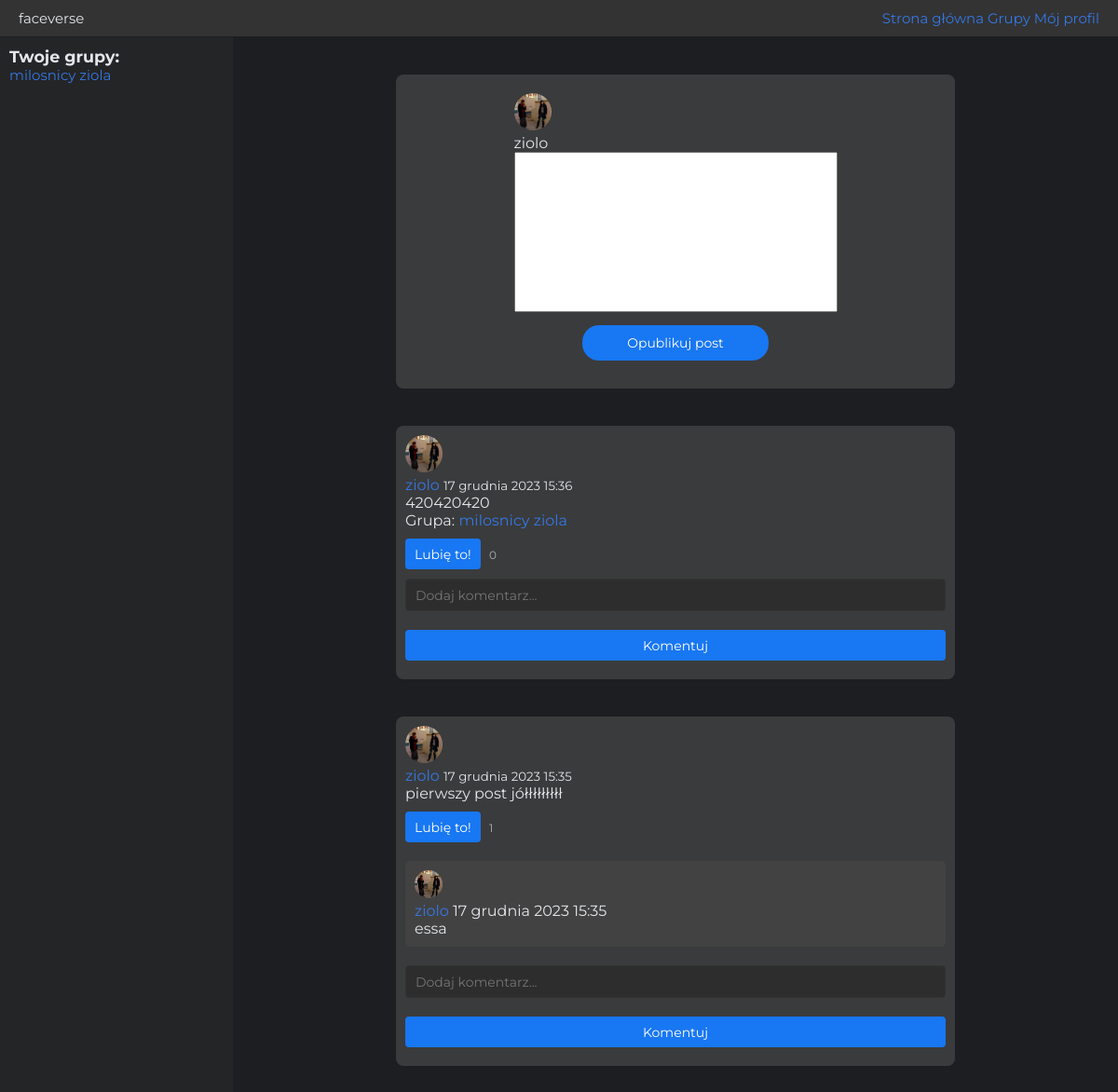
Screenshot of /home/ (signed in) with the database file from the repository.
### group_management/models.py (models this page shows, shortened)
class Group(models.Model):
    name = models.CharField(max_length=100)
    slug = models.SlugField(unique=True, blank=True)
    description = models.TextField()
    profile_image = models.ImageField(upload_to='group_images/', blank=True, null=True)
    members = models.ManyToManyField(User, related_name='user_groups')
    moderators = models.ManyToManyField(User, related_name='moderated_groups', blank=True)

### user_management/models.py (models this page shows)
class Profile(models.Model):
    user = models.OneToOneField(User, on_delete=models.CASCADE)
    bio = models.TextField(max_length=500, blank=True)
    profile_image = models.ImageField(upload_to='profile_images/', default='default.png', blank=True, null=True)

### post_management/models.py (models this page shows, shortened)
class Post(models.Model):
    objects = None
    author = models.ForeignKey(User, on_delete=models.CASCADE)
    content = models.TextField()
    created_at = models.DateTimeField(auto_now_add=True)
    likes = models.ManyToManyField(User, related_name='liked_posts', blank=True)
    group = models.ForeignKey(Group, on_delete=models.CASCADE, null=True, blank=True)

class Comment(models.Model):
    post = models.ForeignKey(Post, related_name='comments', on_delete=models.CASCADE)
    author = models.ForeignKey(User, on_delete=models.CASCADE)
    content = models.TextField()
    created_at = models.DateTimeField(auto_now_add=True)

### core/views.py (the view)
# urls.py: path('home/', views.home, name='home'),
@login_required(login_url='core:welcome')
def home(request):
    my_groups = Group.objects.filter(members=request.user)
    group_posts = Post.objects.filter(group__in=my_groups)
    followed_user_posts = Post.objects.filter(
        author__in=User.objects.filter(followers__follower=request.user),
        group__isnull=True
    )
    all_posts = group_posts | followed_user_posts | Post.objects.filter(author=request.user)
    user_posts = all_posts.distinct().order_by('-created_at')
    form = PostForm()
    context = {
        'form': form,
        'posts': user_posts
    }
    return render(request, 'core/home.html', context)

### post_management/forms.py
class PostForm(forms.ModelForm):
    class Meta:
        model = Post
        fields = ['content']

### core/templates/core/home.html (shortened to what this page needs)
<!DOCTYPE html>
<html lang="en">
	<head>
		{% load static %}
		<link rel="stylesheet" href="{% static 'css/home.css' %}" />
	</head>
	<body
		data-like-post-url="{% url 'post_management:like_post' %}"
		data-csrf-token="{{ csrf_token }}"
	>
		{% if user.is_authenticated %}
		<header class="top-nav">
			<div class="top-nav__logo">faceverse</div>
			<nav class="top-nav__links">
				<a href="{% url 'core:home' %}" class="top-nav__link">Strona główna</a>
				<a href="{% url 'group_management:groups' %}" class="top-nav__link"
					>Grupy</a
				>
				<a
					href="{% url 'user_management:profile' user.username %}"
					class="top-nav__link"
					>Mój profil</a
				>
			</nav>
		</header>
		<aside class="sidebar">
            <h3 class="sidebar__text">Twoje grupy:</h3>
			{% for group in user.user_groups.all %}
			<p class="sidebar__text"><a
					href="{% url 'group_management:group_detail' group_slug=group.slug %}"
					>{{ group.name }}</a
				></p>
			{% empty %}
			<p>{{ user.username }} nie należy do żadnych grup.</p>
			{% endfor %}
		</aside>
		<main class="main-content">
			<form
				method="post"
				action="{% url 'post_management:create_post' %}"
				class="post-form"
			>
				<div class="post-form__header">
					{% if user.profile.profile_image %}
					<img
						src="{{ user.profile.profile_image.url }}"
						alt="Profile picture of {{ user.username }}"
						class="user-thumbnail"
					/>
					{% endif %}
					<p class="post-form__username">{{ user.username }}</p>
					{{ form.content.label_tag }} {{ form.content }}
				</div>
				<button type="submit" class="post-form__submit">Opublikuj post</button>
			</form>
			{% for post in posts %}
			<div class="post">
				{% if post.author.profile.profile_image %}
				<img
					src="{{ post.author.profile.profile_image.url }}"
					alt="Zdjęcie profilowe {{ post.author.username }}"
					class="profile-thumbnail"
				/>
				{% endif %}
				<p>
					<a href="{% url 'user_management:profile' post.author.username %}"
						>{{ post.author }}</a
					>
					<small>{{ post.created_at }}</small>
				</p>
				<p>{{ post.content }}</p>
				{% if post.group %}
				<p>
					Grupa:
					<a
						href="{% url 'group_management:group_detail' group_slug=post.group.slug %}"
						>{{ post.group.name }}</a
					>
				</p>
				{% endif %}
				<button
					id="like-button-{{ post.id }}"
					class="like-button"
					type="button"
					onclick="likePost({{ post.id }});"
				>
					Lubię to!
				</button>
				<span class="like-count" id="like-count-{{ post.id }}"
					>{{ post.likes.count }}</span
				><br />
				{% for comment in post.comments.all %}
				<div class="comment">
					{% if comment.author.profile.profile_image %}
					<img
						src="{{ comment.author.profile.profile_image.url }}"
						alt="Zdjęcie profilowe {{ comment.author.username }}"
						class="profile-thumbnail"
					/>
					{% endif %}
					<p>
						<a
							href="{% url 'user_management:profile' comment.author.username %}"
							>{{ comment.author.username }}</a
						>
						<span>{{ comment.created_at }}</span>
					</p>
					<p>{{ comment.content }}</p>
				</div>
				{% endfor %}
				<form
					action="{% url 'post_management:add_comment_to_post' post.id %}"
					method="post"
				>
					<input type="text" name="content" placeholder="Dodaj komentarz..." />
					<button type="submit">Komentuj</button>
				</form>
			</div>
			{% empty %}
			<p>Brak postów do wyświetlenia.</p>
			{% endfor %} {% else %}
			<p>Nie jesteś zalogowany.</p>
			{% endif %}
		</main>
	</body>
</html>

### core/static/css/home.css (style rules this page uses)
*, *::after, *::before { box-sizing: border-box; margin: 0; padding: 0; }
html, body { height: 100%; }
html { font-size: 62.5%; scroll-behavior: smooth; }
a { text-decoration: none; }
input, button, textarea, select { font-family: inherit; }
button { border: none; cursor: pointer; }
textarea { resize: vertical; }
body { display: flex; flex-direction: column; background-color: #1c1e21; color: #e4e6eb; font-family: "Montserrat", sans-serif; font-size: 1.5rem; padding-top: 4rem; }
a:visited, a { text-decoration: none; color: #3578e5; transition: 0.3s; }
.top-nav { display: flex; justify-content: space-between; align-items: center; background: #333; padding: 1rem 2rem; position: fixed; top: 0; z-index: 10; width: 100%; }
.sidebar { background: #242526; padding: 1rem; width: 250px; position: fixed; top: 4rem; bottom: 0; overflow-y: auto; }
.main-content { flex-grow: 1; margin-left: 250px; padding: 2rem; display: flex; flex-direction: column; align-items: center; width: calc(100% - 250px); }
.post-form, .post { background: #3a3b3c; border-radius: 8px; width: 100%; max-width: 600px; margin-top: 2rem; padding: 2rem; font-size: 1.6rem; }
.post img.profile-thumbnail, .comment img.profile-thumbnail { width: 40px; height: 40px; border-radius: 50%; -o-object-fit: cover; object-fit: cover; margin-right: 1rem; }
.user-thumbnail { width: 40px; height: 40px; border-radius: 50%; -o-object-fit: cover; object-fit: cover; }
.post-form { background: #3a3b3c; border-radius: 8px; padding: 2rem; display: flex; flex-direction: column; align-items: center; width: 100%; max-width: 600px; margin: 2rem auto; }
.post-form__submit { background-color: #1877f2; color: white; margin-top: 30px; padding: 1rem 2rem; font-size: 1.4rem; border-radius: 18px; border: none; cursor: pointer; width: 100%; max-width: 200px; }
.post-form textarea { resize: none; padding: 5px; }
.post { background: #3a3b3c; border-radius: 8px; margin-bottom: 2rem; padding: 1rem; width: 100%; margin-bottom: 2rem; }
.post img.profile-thumbnail { width: 40px; height: 40px; border-radius: 50%; margin-right: 1rem; }
.comment { background: #424242; border-radius: 5px; padding: 1rem; margin-top: 1rem; width: calc(100% - 4rem); margin-left: auto; margin-right: auto; }
.comment img.profile-thumbnail { width: 30px; height: 30px; border-radius: 50%; margin-right: 0.5rem; }
.comment { width: 100%; background: #424242; border-radius: 5px; padding: 1rem; margin-top: 1rem; }
button { padding: 0.5rem 1rem; margin: 1rem 0; background-color: #1877f2; color: white; border: none; border-radius: 4px; cursor: pointer; transition: background-color 0.3s ease; }
.like-button { display: inline-block; margin-right: 0.5rem; }
.like-count { font-size: 1.2rem; color: #b0b3b8; }
input[type=text] { width: 100%; padding: 1rem; border-radius: 4px; border: 1px solid #333; background-color: #2d2d2d; color: white; margin-bottom: 1rem; }
form { display: flex; flex-direction: column; }
button, input[type=text] { padding: 0.75rem 1rem; font-size: 1.4rem; }
.comment + form { margin-top: 2rem; }
form button[type=submit] { display: block; width: 100%; margin-top: 1rem; }

### rows the page displays
Group: name "milosnicy ziola"
Post: author.profile.profile_image (picture), author "ziolo", created_at "17 grudnia 2023 15:36", content "420420420", group.name "milosnicy ziola", likes.count "0"
Post: author.profile.profile_image (picture), author "ziolo", created_at "17 grudnia 2023 15:35", content "pierwszy post jółłłłłłłłł", likes.count "1"
Comment: author.profile.profile_image (picture), author.username "ziolo", created_at "17 grudnia 2023 15:35", content "essa"

### other values shown
{{ user.username }} "ziolo"
